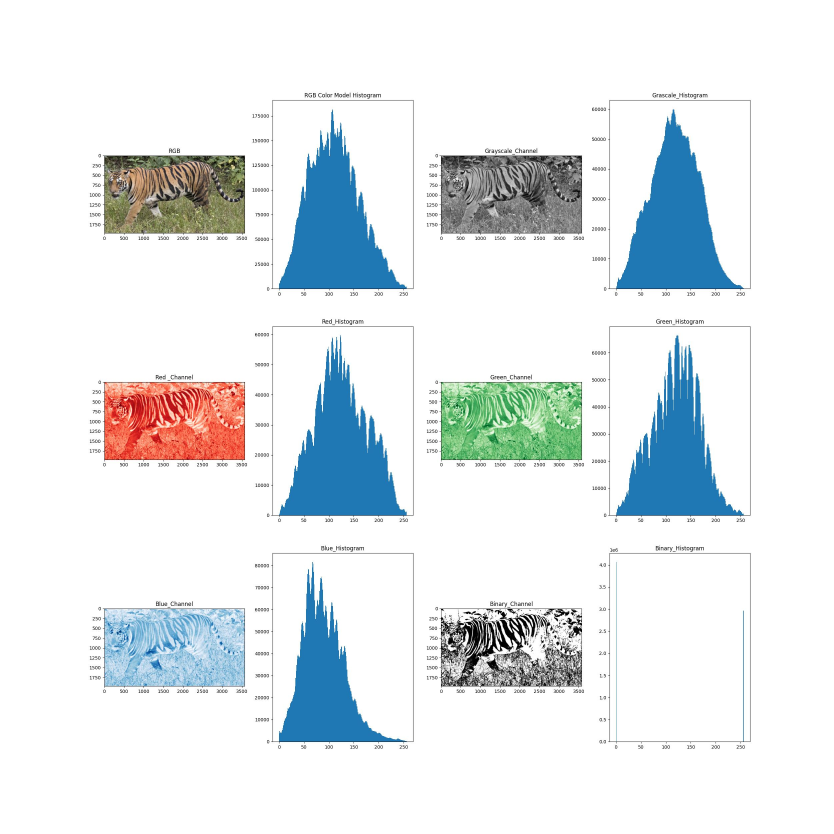
#> input picture Assignment1/Output Image.jpg, 2500 x 2500 px, given in place of image.jpg, which was not available (shown at 1/3 size)
$ python 1811076104.py
#> lines starting #> are read from the running program, lines starting #| are printed output that depends on the picture; after the words box and inside, x2 and y2 are one past the last pixel; in counts of white or black regions, pixels touching at a corner belong together; pictures that were not available may be replaced by others from this repository, and a replacement may not be noted

from matplotlib.ft2font import FIXED_SIZES
import matplotlib.pyplot as plt
import cv2


def main():

    image_path = "H:\Assignment\Assignment1\image.jpg"

    print(image_path)

    rgb_image = plt.imread(image_path)
#> rgb_image is the input picture: shape (2500, 2500, 3); mean R, G, B 227.7, 233.6, 236.3

    print(rgb_image.shape)
#| (2500, 2500, 3)

    print(rgb_image)
#> (printed output is left out)

    plt.figure(figsize=(25,25))

    plt.subplot(3,4,1)
    plt.title('RGB')
    plt.imshow(rgb_image)

    plt.subplot(3,4,2)
    plt.title('RGB Color Model Histogram')
    plt.hist(rgb_image.ravel(),256,[0,256])

    plt.subplot(3,4,3)
    plt.title('Grayscale_Channel')
    grayscale = cv2.cvtColor(rgb_image, cv2.COLOR_RGB2GRAY)
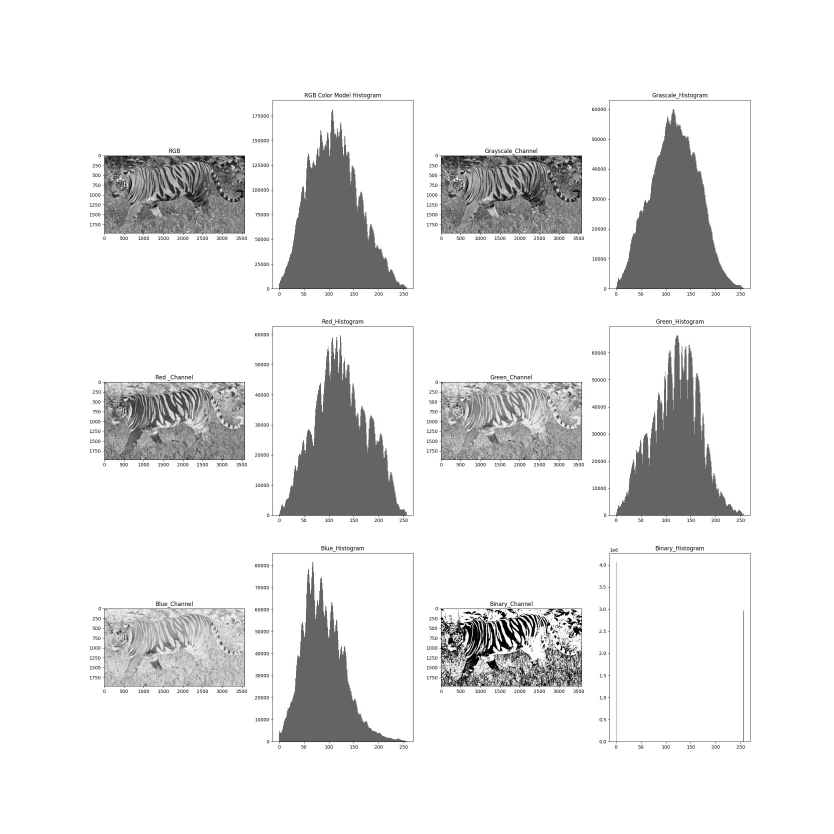
#> grayscale: shape (2500, 2500) (shown at 1/3 size); min 0, max 255, mean 232.1
    plt.imshow(grayscale,cmap='gray')

    plt.subplot(3,4,4)
    plt.title('Grascale_Histogram')
    plt.hist(grayscale.ravel(),256,[0,256])

    plt.subplot(3,4,5)
    plt.title('Red _Channel')
    redChanel = rgb_image[:, :, 0]
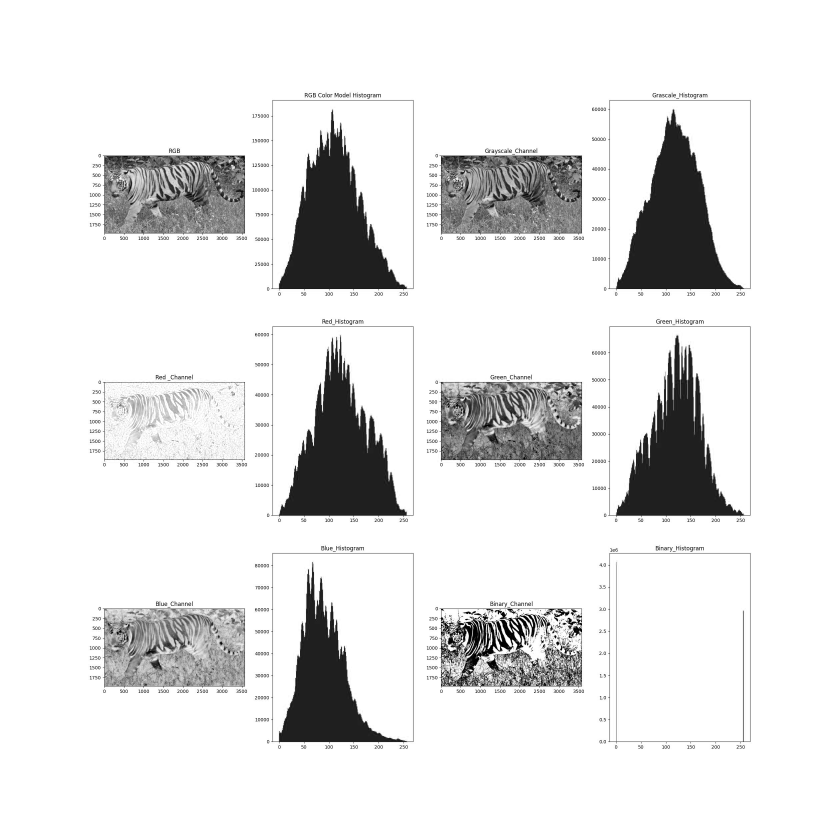
#> redChanel: shape (2500, 2500) (shown at 1/3 size); min 0, max 255, mean 227.7
    plt.imshow(redChanel, cmap='Reds')

    plt.subplot(3,4,6)
    plt.title('Red_Histogram')
    plt.hist(redChanel.ravel(),256,[0,256])

    plt.subplot(3,4,7)
    plt.title('Green_Channel')
    greenchanel = rgb_image[:, :, 1]
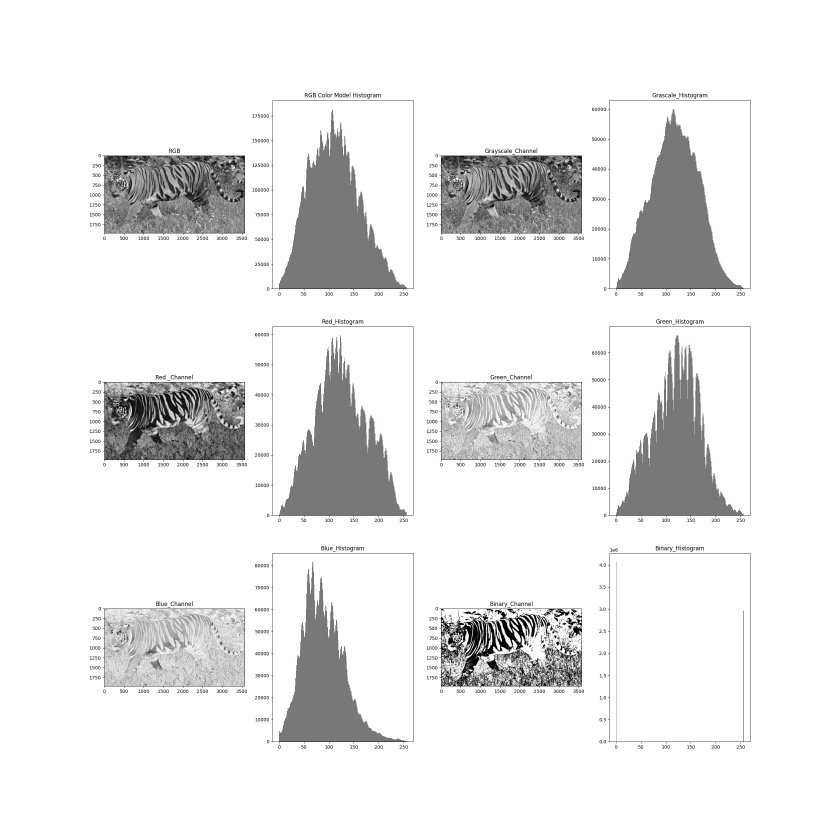
#> greenchanel: shape (2500, 2500) (shown at 1/3 size); min 0, max 255, mean 233.6
    plt.imshow(greenchanel,cmap='Greens')

    plt.subplot(3,4,8)
    plt.title('Green_Histogram')
    plt.hist(greenchanel.ravel(),256,[0,256]);

    plt.subplot(3,4,9)
    plt.title('Blue_Channel')
    bluechanel = rgb_image[:, :, 2]
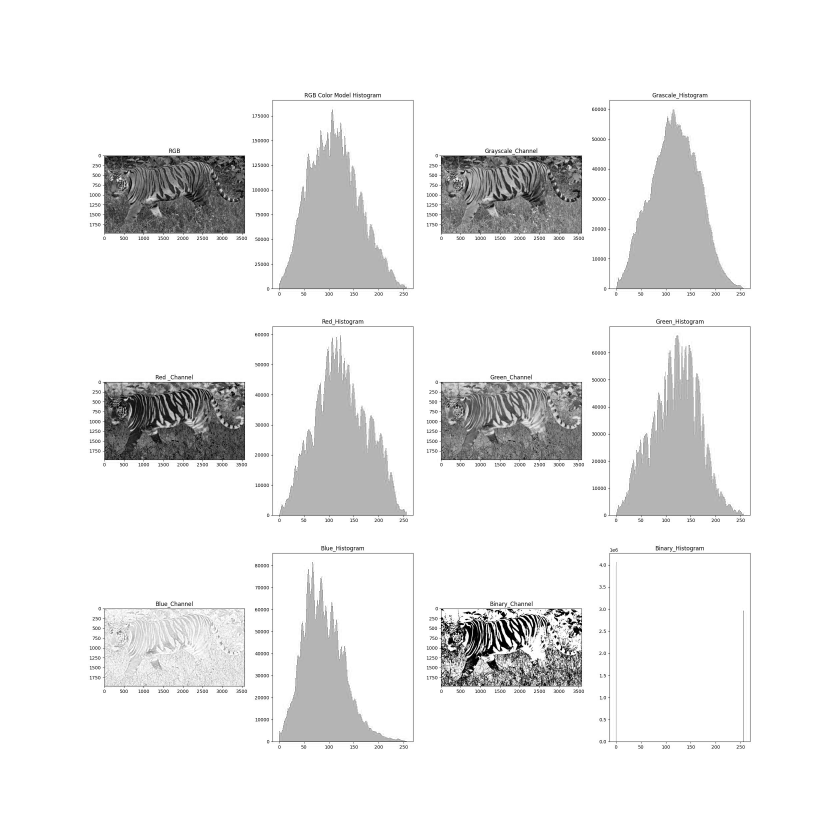
#> bluechanel: shape (2500, 2500) (shown at 1/3 size); min 0, max 255, mean 236.3
    plt.imshow(bluechanel,cmap='Blues')

    plt.subplot(3,4,10)
    plt.title('Blue_Histogram')
    plt.hist(bluechanel.ravel(),256,[0,256])

    plt.subplot(3,4,11)
    plt.title('Binary_Channel')
    th, bin_image = cv2.threshold(grayscale, 127, 255, cv2.THRESH_BINARY)
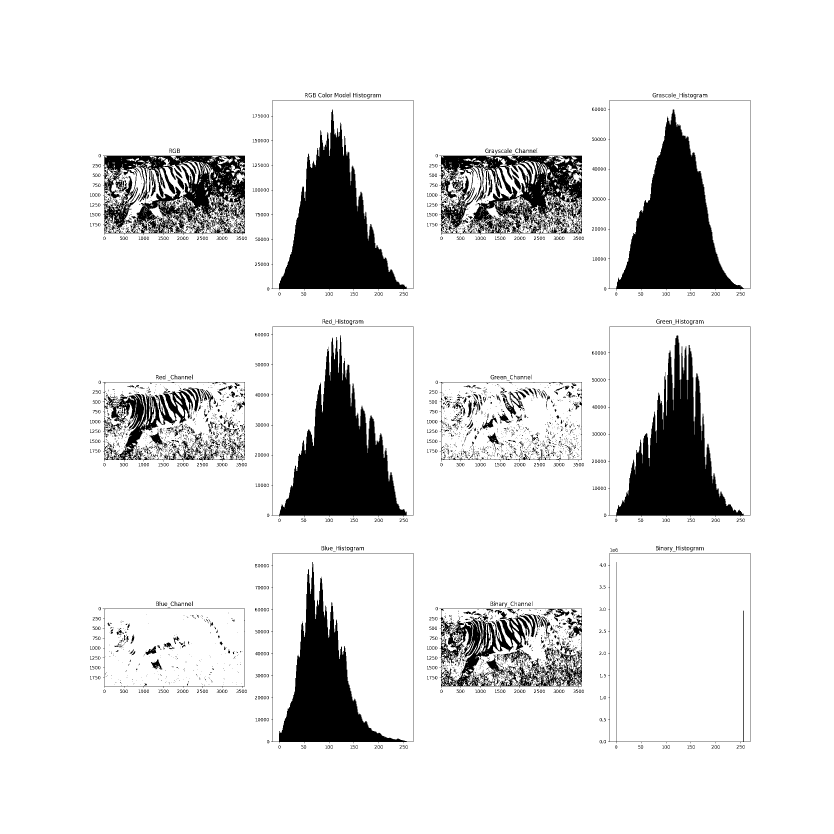
#> bin_image: shape (2500, 2500) (shown at 1/3 size); 89.1% white; 4463 black regions (3370 under 20 px), largest, box (x1, y1, x2, y2) and area: (813, 979, 1240, 1552) 97175, (1824, 300, 2251, 872) 96340, (813, 300, 1240, 872) 95413
    plt.imshow(bin_image,cmap='binary')

    plt.subplot(3,4,12)
    plt.title('Binary_Histogram')
    plt.hist(bin_image.ravel(),256,[0,256]);


    plt.savefig('H:\Assignment\Assignment1\Output Image.jpg')
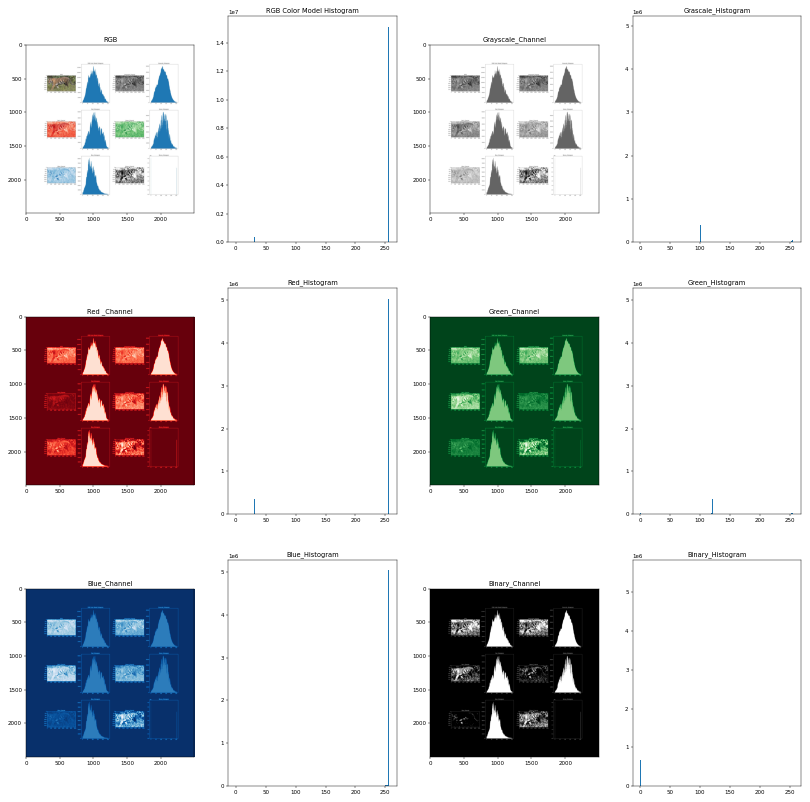
#> figure drawn by matplotlib, 12 panels; panel 2: tallest bar 15114488 high, from x = 255 to 256; panel 4: tallest bar 4974823 high, from x = 255 to 256; panel 6: tallest bar 5041420 high, from x = 255 to 256; panel 8: tallest bar 5034043 high, from x = 255 to 256
    plt.show()


if __name__ == '__main__':
	main()
